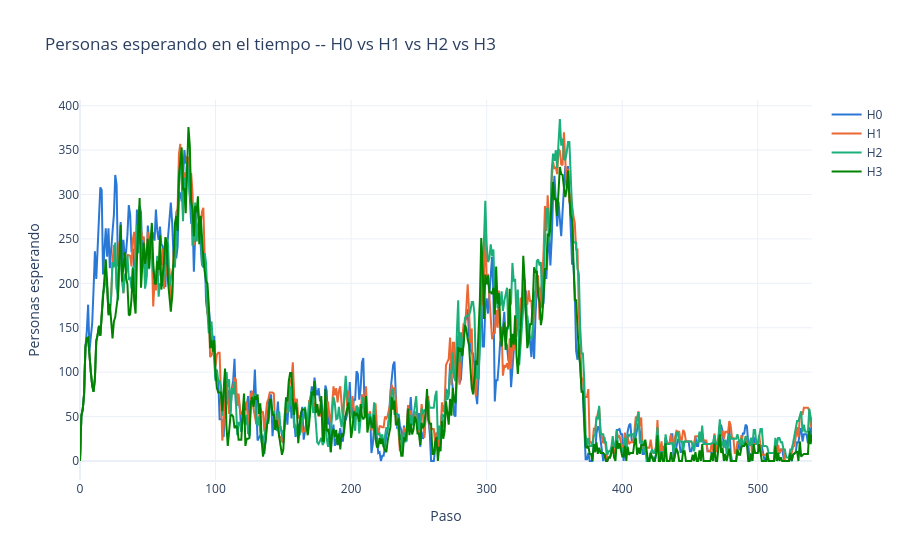

Write notebook code for a chart like this one.
### Markdown cell above
## Perfil de espera en el tiempo (las 4 políticas)

Reusa `simulador/src/visualizacion.graficar_perfil_espera` -- Plotly
interactivo, zoom/pan nativo, sin duplicar lógica de gráficas.

### Code cell
sys.path.insert(0, str(BASE / "simulador" / "src"))
import visualizacion as viz

fig_esperas = go.Figure()
for pol, env in envs.items():
    f = viz.graficar_perfil_espera(env)
    fig_esperas.add_trace(go.Scatter(x=f.data[0]["x"], y=f.data[0]["y"], mode="lines", name=pol,
                                      line=dict(color=COLOR[pol])))
fig_esperas.update_layout(title="Personas esperando en el tiempo -- H0 vs H1 vs H2 vs H3",
                           xaxis_title="Paso", yaxis_title="Personas esperando", template="plotly_white")
fig_esperas.show()

### Figure 1 — Plotly figure (JSON) as saved in the notebook; plotly's stock layout.template omitted (floating-point values rounded to 4 significant figures; data arrays with more than 128 entries replaced by an {"elided": "..."} marker saying what was removed)
{"data": [{"line": {"color": "#2a78d6"}, "mode": "lines", "name": "H0", "type": "scatter", "x": {"elided": "541 int values"}, "y": {"elided": "541 int values"}}, {"line": {"color": "#eb6834"}, "mode": "lines", "name": "H1", "type": "scatter", "x": {"elided": "541 int values"}, "y": {"elided": "541 int values"}}, {"line": {"color": "#1baf7a"}, "mode": "lines", "name": "H2", "type": "scatter", "x": {"elided": "541 int values"}, "y": {"elided": "541 int values"}}, {"line": {"color": "#008300"}, "mode": "lines", "name": "H3", "type": "scatter", "x": {"elided": "541 int values"}, "y": {"elided": "541 int values"}}], "layout": {"title": {"text": "Personas esperando en el tiempo -- H0 vs H1 vs H2 vs H3"}, "xaxis": {"title": {"text": "Paso"}}, "yaxis": {"title": {"text": "Personas esperando"}}}}
